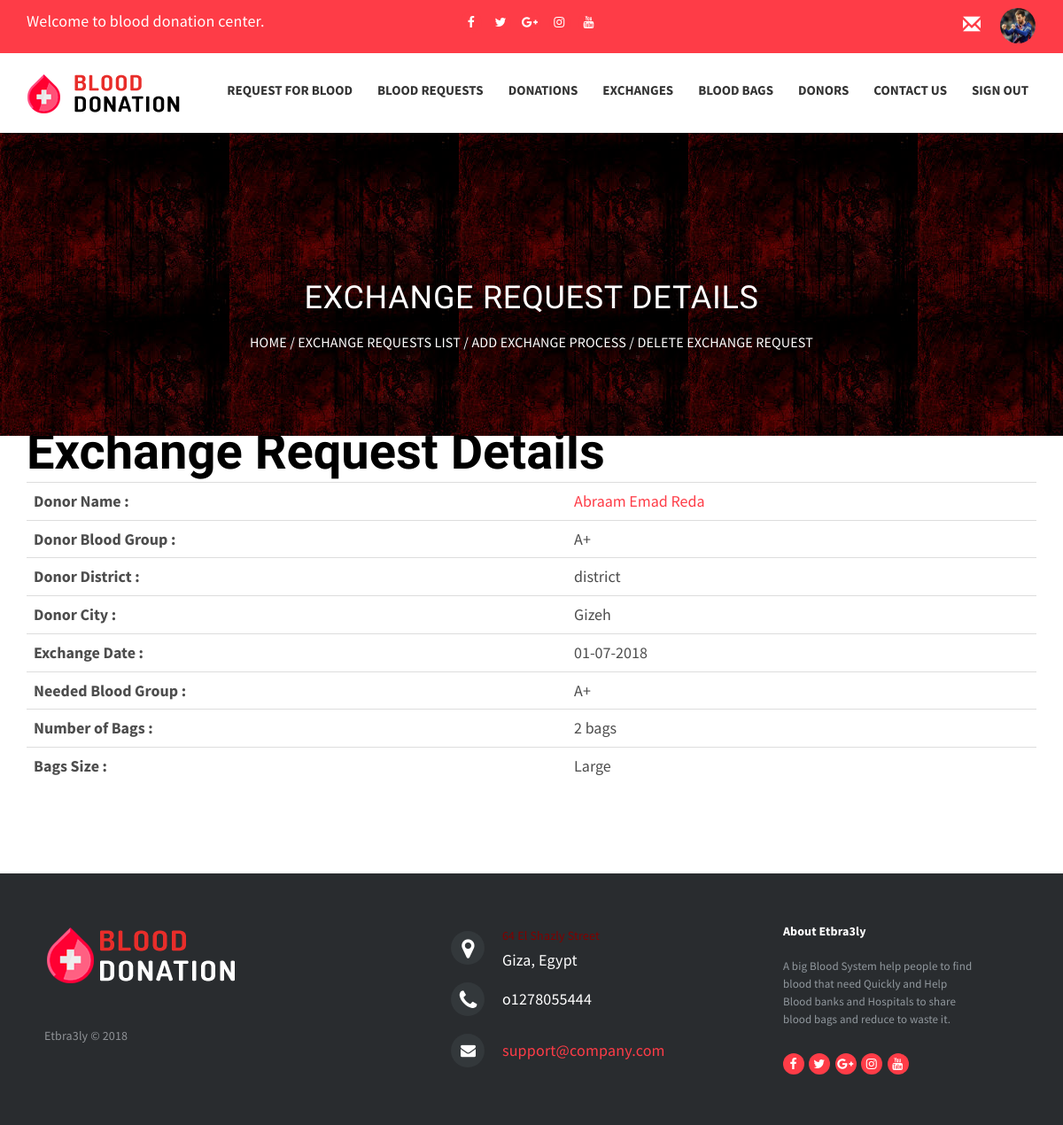
The page /APP/cpanel/BloodBankPages/BloodBankExchangeRequestDetails.php?id=8 (signed in) on the database its author committed.
### tables this page shows
CREATE TABLE `donor` (
  `donorID` int(10) NOT NULL,
  `SSN` int(20) NOT NULL,
  `firstName` varchar(15) NOT NULL,
  `middleName` varchar(15) NOT NULL,
  `lastName` varchar(15) NOT NULL,
  `dateOfBirth` varchar(20) NOT NULL,
  `gender` varchar(10) NOT NULL,
  `district` varchar(50) NOT NULL,
  `city` varchar(50) NOT NULL,
  `phoneNo` int(20) NOT NULL,
  `email` varchar(30) NOT NULL,
  `bloodGroup` varchar(10) NOT NULL,
  `photo` varchar(500) NOT NULL DEFAULT 'default_profile.jpg',
  `username` varchar(20) DEFAULT NULL,
  `password` varchar(50) DEFAULT NULL,
  `lastDonationDate` varchar(20) DEFAULT NULL,
  `bloodBankID` int(11) DEFAULT NULL
);

CREATE TABLE `request` (
  `requestID` int(11) NOT NULL,
  `donorID` int(20) NOT NULL,
  `organizationID` int(20) NOT NULL,
  `date` varchar(20) NOT NULL,
  `neededBloodGroup` varchar(10) DEFAULT NULL,
  `numberOfBags` int(10) DEFAULT NULL,
  `amount` varchar(10) DEFAULT NULL,
  `view` tinyint(1) NOT NULL DEFAULT '0',
  `requestType` varchar(20) NOT NULL
);

### APP/lib/request.php (called while the page is built, shortened)
<?php
require_once '../../config.php';
class Request
{
    public static function retreiveRequestByID($requestID)
    {
        global $dbh;
        $sql = $dbh->prepare("SELECT * FROM request WHERE requestID = '$requestID'");
        $sql->execute();
        $request = $sql->fetch(PDO::FETCH_ASSOC);
        return $request;
    }
}

### APP/lib/donor.php (called while the page is built, shortened)
<?php
require_once '../../config.php';
class Donor
{
    public static function retreiveDonorById($donorID)
    {
        global $dbh;
        $sql = $dbh->prepare("SELECT * FROM donor WHERE donorID='$donorID'");
        $sql->execute();
        $donor = $sql->fetch(PDO::FETCH_ASSOC);
        return $donor;
    }
}

### APP/cpanel/BloodBankPages/BloodBankExchangeRequestDetails.php (the view, shortened to what this page needs)
<?php
    require_once 'BloodbankSession.php';
    require_once '../../lib/donor.php';
    require_once '../../lib/request.php';
?>
<link href="https://cdn.jotfor.ms/static/formCss.css?3.3.5398" rel="stylesheet" type="text/css" />
<link type="text/css" media="print" rel="stylesheet" href="https://cdn.jotfor.ms/css/printForm.css?3.3.5398" />
<link type="text/css" rel="stylesheet" href="https://cdn.jotfor.ms/css/styles/nova.css?3.3.5398" />
<link type="text/css" rel="stylesheet" href="https://cdn.jotfor.ms/themes/CSS/566a91c2977cdfcd478b4567.css?themeRevisionID=59fb4852cf3bfe589c6c6f21"/>
<link type="text/css" rel="stylesheet" href="https://cdn.jotfor.ms/css/styles/buttons/form-submit-button-light.css?3.3.5398"/>
<section class="page-header" data-stellar-background-ratio="1.2">
    <div class="container">
        <div class="row">
            <div class="col-sm-12 text-center">
                <h3>
                    Exchange Request Details
                </h3>
                <p class="page-breadcrumb">
                    <a href="BloodBankHome.php">Home</a> / <a href="BloodBankExchangeRequestsList.php">Exchange Requests List</a> / <a href="BloodbankAddExchangeProcess.php?id=<?php echo $_GET['id']?>">Add Exchange Process</a> / <a href="BloodBankExchangeRequestsList.php?id=<?php echo $_GET['id']?>">Delete Exchange Request</a>
                </p>
            </div>
        </div>
    </div>
</section>
<section>
        <div class="container">
                <ul class="form-section page-section">
                          <li id="cid_10" class="form-input-wide" data-type="control_head">
                                <div class="form-header-group ">
                                  <div class="header-text httal htvam">
                                        <h1 id="header_10" class="form-header" data-component="header">
                                          Exchange Request Details
                                        </h1>
                                  </div>
                                </div>
                          </li>
                </ul>
                <table class="table">
                    <tbody>
                        <?php
                            if(isset($_GET['id'])){
                                $request = Request::retreiveRequestByID($_GET['id']);
                                $donor = Donor::retreiveDonorById($request['donorID']);
                                echo '<tr>
                                        <th scope="row">Donor Name : </th>
                                        <td><a href="BloodBankDonorDetails.php?id='.$donor['donorID'].'">'.$donor['firstName'].' '.$donor['middleName'].' '.$donor['lastName'].'</a></td>
                                    </tr>
                                    <tr>
                                        <th scope="row">Donor Blood Group :</th>
                                        <td>'.$donor['bloodGroup'].'</td>
                                    </tr>
                                    <tr>
                                        <th scope="row">Donor District :</th>
                                        <td>'.$donor['district'].'</td>
                                    </tr>
                                    <tr>
                                        <th scope="row">Donor City :</th>
                                        <td>'.$donor['city'].'</td>
                                    </tr>
                                    <tr>
                                        <th scope="row">Exchange Date :</th>
                                        <td>'.$request['date'].'</td>
                                    </tr>
                                    <tr>
                                        <th scope="row">Needed Blood Group :</th>
                                        <td>'.$request['neededBloodGroup'].'</td>
                                    </tr>
                                    <tr>
                                        <th scope="row">Number of Bags :</th>
                                        <td>'.$request['numberOfBags'].' bags</td>
                                    </tr>
                                    <tr>
                                        <th scope="row">Bags Size :</th>
                                        <td>'.$request['amount'].'</td>
                                    </tr>';
                            }
                        ?>
                    </tbody>
                </table>
        </div>
</section>

### APP/cpanel/template/css/base.css (style rules this page uses)
.footer-distributed { background-color: #292c2f; box-shadow: 0 1px 1px 0 rgba(0, 0, 0, 0.12); box-sizing: border-box; width: 100%; text-align: left; font: bold 16px sans-serif; padding: 55px 50px; margin-top: 80px; }
.footer-distributed .footer-left, .footer-distributed .footer-center, .footer-distributed .footer-right { display: inline-block; vertical-align: top; }
.footer-distributed .footer-left { width: 40%; }
.footer-distributed h3 { color: #ffffff; font: normal 36px 'Cookie', cursive; margin: 0; }
.footer-distributed .footer-company-name { color: #8f9296; font-size: 14px; font-weight: normal; margin: 0; }
.footer-distributed .footer-center { width: 35%; }
.footer-distributed .footer-center i { background-color: #33383b; color: #ffffff; font-size: 25px; width: 38px; height: 38px; border-radius: 50%; text-align: center; line-height: 42px; margin: 10px 15px; vertical-align: middle; }
.footer-distributed .footer-center i.fa-envelope { font-size: 17px; line-height: 38px; }
.footer-distributed .footer-center p { display: inline-block; color: #ffffff; vertical-align: middle; margin:0; }
.footer-distributed .footer-center p span { display:block; font-weight: normal; font-size:14px; line-height:2; }
.footer-distributed .footer-center p a { color: #5383d3; text-decoration: none;; }
.footer-distributed .footer-right { width: 20%; }
.footer-distributed .footer-company-about { line-height: 20px; color: #92999f; font-size: 13px; font-weight: normal; margin: 0; }
.footer-distributed .footer-company-about span { display: block; color: #ffffff; font-size: 14px; font-weight: bold; margin-bottom: 20px; }
.right-right-container a { float: right; color: white; margin-top: 3px; font-size: 35px; font-family: 'Dosis', sans-serif; border: 1px; border-color: #FE3C47; border-style: solid; background: #FE3C47; }
.top-bar-social { float:left; }
.left-container { width: 43%; height: 100%; float:left; margin-right:0px; padding-right:0px; }
.right-container { width: 57%; height: 100%; float:right; margin-left:0px; padding-left:0px; }
.left-right-container { width: 50%; height: 100%; float:left }
.right-right-container { width: 50%; height: 100%; float:right }
span { color:#800000; font:bold; }
.glyphicon { margin-right:10px; }

### rows shown on the page
donor: firstName "Abraam", middleName "Emad", lastName "Reda", bloodGroup "A+", district "district", city "Gizeh"
request: date "01-07-2018", neededBloodGroup "A+", numberOfBags "2", amount "Large"
